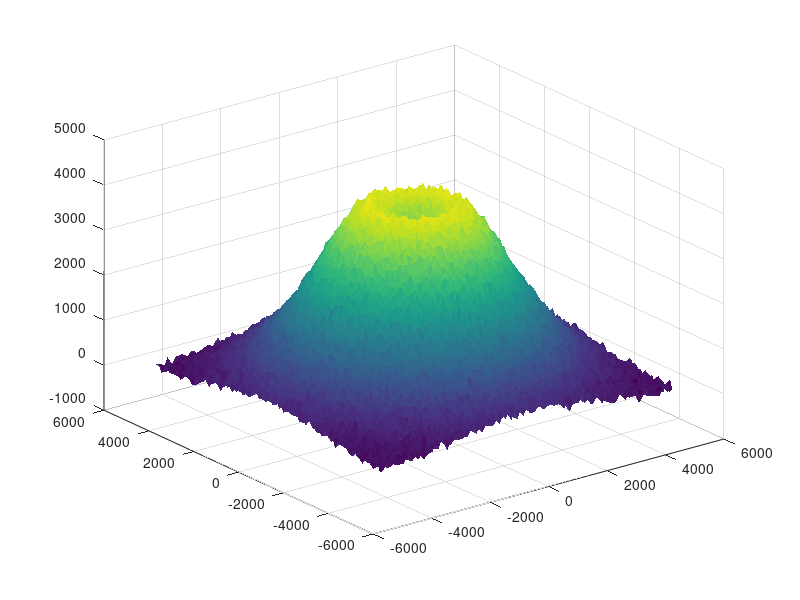

MATLAB code to generate this figure: (Note: this script raises an error after producing the figure.)
clc; clear; close all;

% volcan
[x, y] = meshgrid(-5:0.1:5, -5:0.1:5); 
r = sqrt(x.^2 + y.^2); 
z = exp(-0.1*r.^2) * 5 - 2*exp(-r.^2); 
z = z + 0.07*randn(size(z)); 

surf(x*1000, y*1000, z*1000, 'EdgeColor', 'none'); 
colormap(parula); 
axis equal 
xlabel('X (m)') 
ylabel('Y (m)') 
zlabel('Altura (m)') 
title('Modelo 3D de un volcán con trayectorias de proyectiles') 
lighting phong 
camlight headlight 
hold on 

% proyectiles 3d
n = 50; % número de proyectiles
v = [25, 50, 75, 100,125,150,175,200]; % velocidades posibles
g = 9.81; 
h0 = 5400; % altura del volcán
k = 0.02; % coeficiente de resistencia del aire

colores = [ 
    251 116 168; 
    252 172 57; 
    251 149 1; 
    218 43 66; 
    245 77 233 
    ] / 255; 

distancias = zeros(1,n); % para guardar distancias finales

for i = 1:n 
    v0 = v(randi(length(v))); % velocidad inicial aleatoria 
    theta = rand * 70 + 10; % ángulo de elevación
    phi = rand * 360; % ángulo azimutal 
    
    % componentes de velocidad 
    vx = v0 * cosd(theta) * cosd(phi); 
    vy = v0 * cosd(theta) * sind(phi); 
    vz = v0 * sind(theta); 
    
    % tiempo de vuelo
    coef = [0.5*g, -vz, -h0]; 
    t_sol = roots(coef); 
    t_vuelo = max(t_sol); 

    f = @(t) h0 + (vz + g/k)/k * (1 - exp(-k*t)) - g*t/k;
    t_vuelo_r = fzero(f, t_vuelo); 
    
    % trayectoria temporal 
    t = linspace(0, t_vuelo_r, 200); 
    X= (vx/k) * (1 - exp(-k*t));
    Y = (vy/k) * (1 - exp(-k*t));
    Z = h0 + (vz + g/k)/k * (1 - exp(-k*t)) - g*t/k;
    
    % guardar distancia final
    distancias(i) = sqrt(X(end)^2 + Y(end)^2);
    
    % color
    color = colores(mod(i-1, size(colores,1)) + 1, :); 
    % graficar trayectoria 
    plot3(X, Y, Z, '--o', ... 
        'Color', color, ... 
        'MarkerFaceColor', color, ... 
        'MarkerEdgeColor', [0,0,0], ... 
        'LineWidth', 0.5); 
    
    disp(['Trayectoria ', num2str(i), ...
        ': v0 = ', num2str(v0), ' m/s, elev = ', num2str(theta, '%.2f'), ...
        '°, azim = ', num2str(phi, '%.2f'), '°']); 
end 

% radio anillos
dist_ordenadas = sort(distancias);

R1 = dist_ordenadas( max(1, round(0.5*n)) );   % 50% de impactos
R2 = dist_ordenadas( max(1, round(0.8*n)) );   % 80%
R3 = dist_ordenadas( max(1, round(0.95*n)) );  % 95%
R4 = max(distancias);                           % distancia máxima ~0 probabilidad

anillo_radios = [R1, R2, R3, R4];
% anillo riesgo
anillo_colores = [1 0 0; 1 0.5 0; 1 1 0; 0 1 0]; % RGB para rojo naranja amarillo verde

% radio de anillos
R1 = 0.5 * max(distancias);    % 50% del max
R2 = 0.75 * max(distancias);   % 75% del max
R3 = 0.95 * max(distancias);   % 95% del max
R_max = 1.4 * max(distancias); % verde: expande más allá

radios_internos = [0, R1, R2, R3];
radios_externos = [R1, R2, R3, R_max];

theta_circ = linspace(0, 2*pi, 200);

for j = 1:4
    x_patch = [radios_internos(j)*cos(theta_circ), fliplr(radios_externos(j)*cos(theta_circ))];
    y_patch = [radios_internos(j)*sin(theta_circ), fliplr(radios_externos(j)*sin(theta_circ))];
    z_patch = zeros(size(x_patch))+5000; % puede subirse para que quede sobre el volcán

    patch(x_patch, y_patch, z_patch, anillo_colores(j,:), ...
          'FaceAlpha', 0.5, 'EdgeColor', [0 0 0], 'LineWidth', 1.2);
end

legend(arrayfun(@(i) sprintf('Trayectoria %d', i), 1:n, 'UniformOutput', false))
view(45,30)